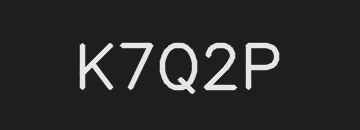
#> input picture tests/fixtures/test_site/challenge.png, 360 x 130 px
$ python -i image_utils.py   (imports and definitions only)
#> lines starting #> are read from the running program, lines starting #| are printed output that depends on the picture
#> further down, picture is the input picture: shape (130, 360, 3); min 30, max 230, mean 42.4
"""Decode/denode helpers shared across the vision layer."""

from __future__ import annotations

import cv2
import numpy as np


def decode_image(image_bytes: bytes) -> np.ndarray:
    """Decode PNG/JPEG bytes into an OpenCV BGR image."""
    arr = np.frombuffer(image_bytes, dtype=np.uint8)
    image = cv2.imdecode(arr, cv2.IMREAD_COLOR)
    if image is None:
        raise ValueError("failed to decode image bytes")
    return image


def encode_png(image: np.ndarray) -> bytes:
    ok, encoded = cv2.imencode(".png", image)
    if not ok:
        raise ValueError("failed to encode PNG")
    return encoded.tobytes()


def upscale(image: np.ndarray, factor: int = 2) -> np.ndarray:
    return cv2.resize(
        image,
        None,
        fx=factor,
        fy=factor,
        interpolation=cv2.INTER_CUBIC,
    )


def grayscale_contrast(image: np.ndarray) -> np.ndarray:
    gray = cv2.cvtColor(image, cv2.COLOR_BGR2GRAY)
    contrasted = cv2.normalize(
        gray,
        None,
        alpha=0,
        beta=255,
        norm_type=cv2.NORM_MINMAX,
    )
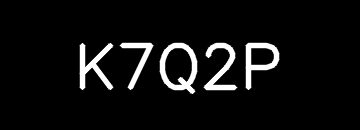
#> contrasted: shape (130, 360); min 0, max 255, mean 15.8
    return cv2.cvtColor(contrasted, cv2.COLOR_GRAY2BGR)

>>> import cv2
>>> picture = cv2.imread('../../tests/fixtures/test_site/challenge.png')
>>> result = grayscale_contrast(picture)
